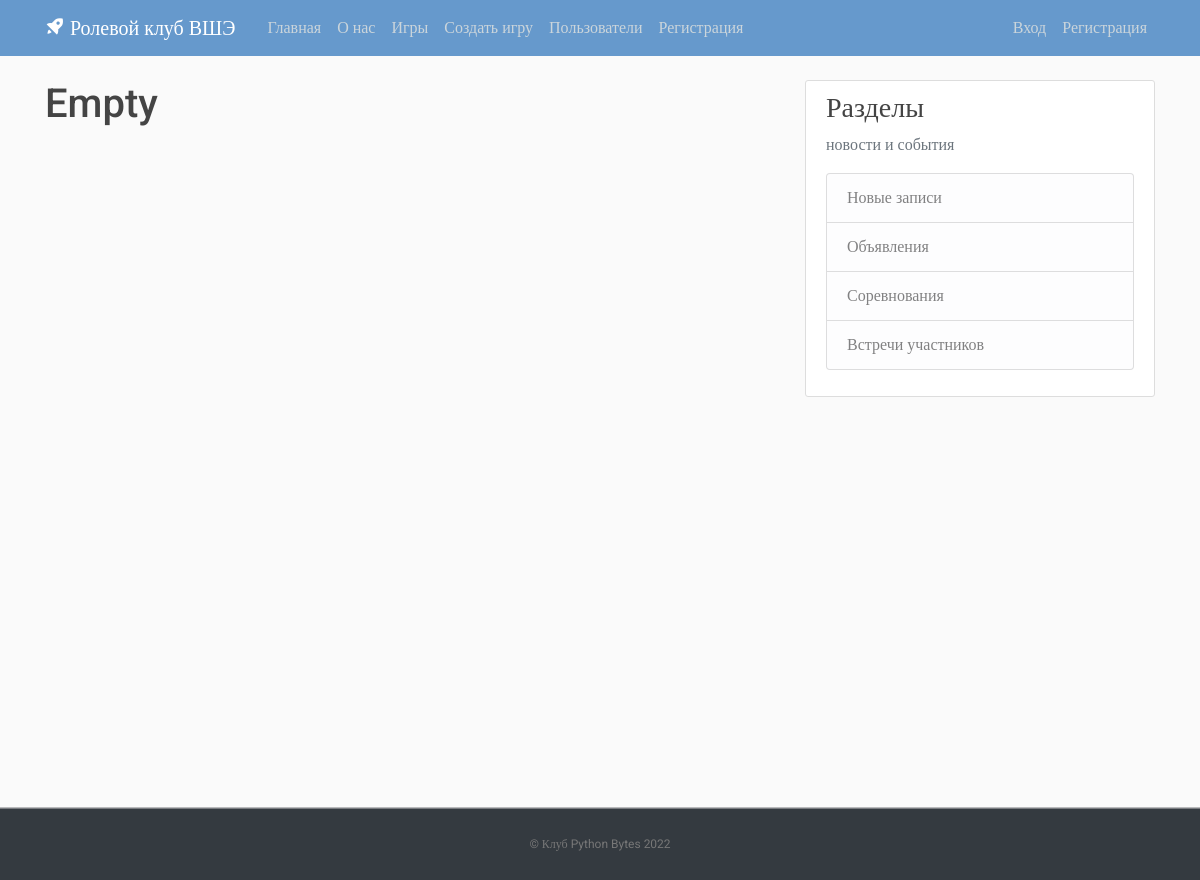
Page /game?id=1 on the earlier database version.
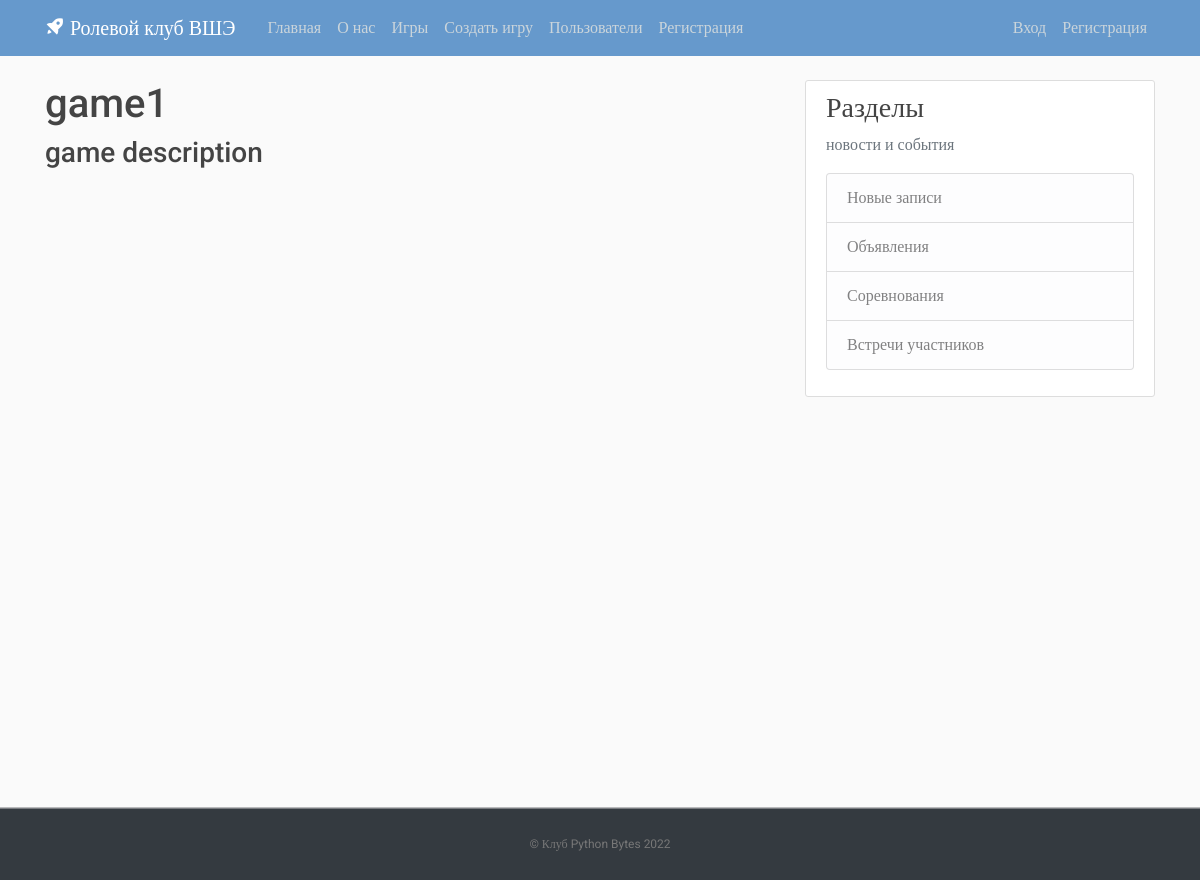
Same page on the later database version.
### apps/games/models.py (models this page shows, shortened)
class Game(models.Model):
    title = models.CharField('Название', max_length=50, unique=True)
    description = models.TextField('Описание')
    image = ResizedImageField(size=[300, 300], upload_to='media/img/')
    class Meta:
        verbose_name = 'Игра'
        verbose_name_plural = 'Игры'

### apps/games/views.py (the view)
# urls.py: path('game', views.game, name='game'),
def game(request):
    game_id = request.GET.get('id')
    this_game = Game.objects.filter(id=game_id)
    if this_game:
        this_game = this_game[0]
    else:
        this_game = "empty"
    context = {
        'game_id': game_id,
        'this_game': this_game
    }
    return render(request, 'games/game_site.html', context)

### templates/games/game_site.html (shortened to what this page needs)
{% extends 'main/template.html' %}
{% block content %}
    <h1> {{ this_game.title }}</h1>
    <h3> {{ this_game.description }}</h3>
{% endblock %}

Differences in the rows shown:
added Game: title "game1", description "game description"
Other differences:
{{ this_game.title }}: "Empty" → (not shown)
